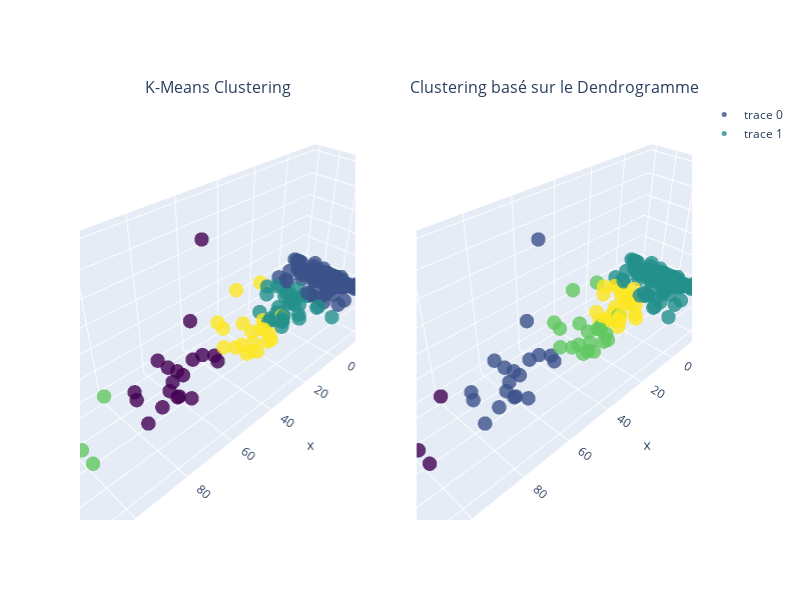

The notebook cell this image was saved under:
### Code cell
from plotly.subplots import make_subplots
import plotly.graph_objects as go

# Créer une figure avec 2 subplots
fig = make_subplots(rows=1, cols=2, subplot_titles=('K-Means Clustering', 'Clustering basé sur le Dendrogramme'), specs=[[{'type': 'scatter3d'}, {'type': 'scatter3d'}]])

# Ajouter le scatter plot pour le clustering K-Means au premier subplot
fig.add_trace(
    go.Scatter3d(x=df['F1'], y=df['F2'], z=df['F3'], mode='markers', marker=dict(color=df['cluster_kmeans'], size=5, colorscale='Viridis', opacity=0.8)),
    row=1, col=1
)

# Ajouter le scatter plot pour le clustering basé sur le dendrogramme au deuxième subplot
fig.add_trace(
    go.Scatter3d(x=df['F1'], y=df['F2'], z=df['F3'], mode='markers', marker=dict(color=df['cluster_dd'], size=5, colorscale='Viridis', opacity=0.8)),
    row=1, col=2
)

# Mettre à jour les layouts pour ajouter les labels d'axes
fig.update_layout(height=600, width=800)
fig.update_xaxes(title_text="Feature1", row=1, col=1)
fig.update_yaxes(title_text="Feature2", row=1, col=1)
fig.update_xaxes(title_text="Feature1", row=1, col=2)
fig.update_yaxes(title_text="Feature2", row=1, col=2)

fig.show()

### Figure 1 — Plotly figure (JSON) as saved in the notebook; plotly's stock layout.template omitted (floating-point values rounded to 4 significant figures; data arrays with more than 128 entries replaced by an {"elided": "..."} marker saying what was removed)
{"data": [{"marker": {"color": {"elided": "164 int values"}, "colorscale": [[0, "#440154"], [0.1111, "#482878"], [0.2222, "#3e4989"], [0.3333, "#31688e"], [0.4444, "#26828e"], [0.5556, "#1f9e89"], [0.6667, "#35b779"], [0.7778, "#6ece58"], [0.8889, "#b5de2b"], [1, "#fde725"]], "opacity": 0.8, "size": 5}, "mode": "markers", "scene": "scene", "type": "scatter3d", "x": {"elided": "164 float values"}, "y": {"elided": "164 float values"}, "z": {"elided": "164 float values"}}, {"marker": {"color": {"elided": "164 int values"}, "colorscale": [[0, "#440154"], [0.1111, "#482878"], [0.2222, "#3e4989"], [0.3333, "#31688e"], [0.4444, "#26828e"], [0.5556, "#1f9e89"], [0.6667, "#35b779"], [0.7778, "#6ece58"], [0.8889, "#b5de2b"], [1, "#fde725"]], "opacity": 0.8, "size": 5}, "mode": "markers", "scene": "scene2", "type": "scatter3d", "x": {"elided": "164 float values"}, "y": {"elided": "164 float values"}, "z": {"elided": "164 float values"}}], "layout": {"annotations": [{"font": {"size": 16}, "showarrow": false, "text": "K-Means Clustering", "x": 0.225, "xanchor": "center", "xref": "paper", "y": 1, "yanchor": "bottom", "yref": "paper"}, {"font": {"size": 16}, "showarrow": false, "text": "Clustering basé sur le Dendrogramme", "x": 0.775, "xanchor": "center", "xref": "paper", "y": 1, "yanchor": "bottom", "yref": "paper"}], "height": 600, "scene": {"domain": {"x": [0, 0.45], "y": [0, 1]}}, "scene2": {"domain": {"x": [0.55, 1], "y": [0, 1]}}, "width": 800}}
